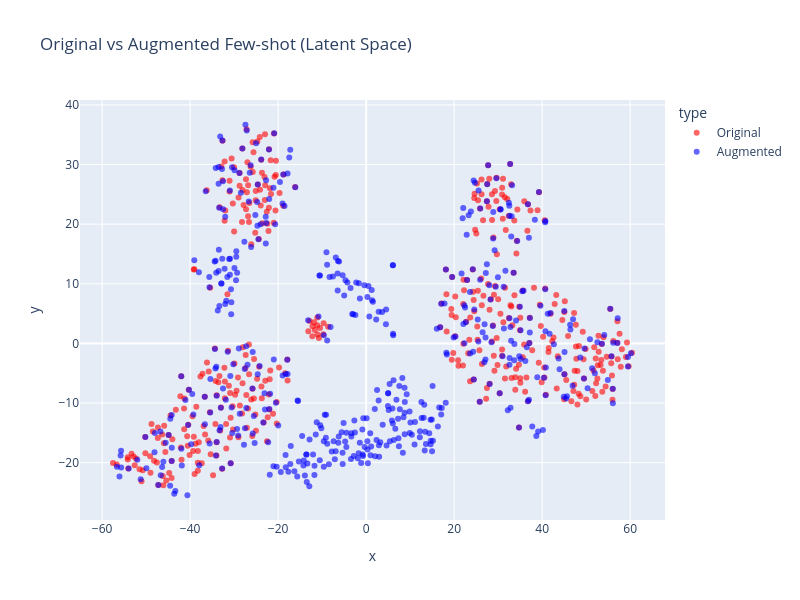

Notebook source saved alongside this figure:
### Code cell
# t-SNE with augmented samples
z_combined = torch.cat([z_few[:500], z_aug_both[:500]])
labels = ['Original']*min(500, len(z_few)) + ['Augmented']*min(500, len(z_aug_both))

tsne_aug = TSNE(n_components=2, random_state=SEED, perplexity=30)
z_combined_2d = tsne_aug.fit_transform(z_combined.numpy())

df_aug = pd.DataFrame({'x': z_combined_2d[:, 0], 'y': z_combined_2d[:, 1], 'type': labels})
fig = px.scatter(df_aug, x='x', y='y', color='type', color_discrete_map={'Original': 'red', 'Augmented': 'blue'},
                 title='Original vs Augmented Few-shot (Latent Space)')
fig.update_traces(marker=dict(size=6, opacity=0.6))
fig.update_layout(width=800, height=600)
fig.show()

### Figure 1 — Plotly figure (JSON) as saved in the notebook; plotly's stock layout.template omitted (floating-point values rounded to 4 significant figures; data arrays with more than 128 entries replaced by an {"elided": "..."} marker saying what was removed)
{"data": [{"hovertemplate": "type=Original<br>x=%{x}<br>y=%{y}<extra></extra>", "legendgroup": "Original", "marker": {"color": "red", "opacity": 0.6, "size": 6, "symbol": "circle"}, "mode": "markers", "name": "Original", "orientation": "v", "showlegend": true, "type": "scatter", "x": {"elided": "436 float values"}, "xaxis": "x", "y": {"elided": "436 float values"}, "yaxis": "y"}, {"hovertemplate": "type=Augmented<br>x=%{x}<br>y=%{y}<extra></extra>", "legendgroup": "Augmented", "marker": {"color": "blue", "opacity": 0.6, "size": 6, "symbol": "circle"}, "mode": "markers", "name": "Augmented", "orientation": "v", "showlegend": true, "type": "scatter", "x": {"elided": "500 float values"}, "xaxis": "x", "y": {"elided": "500 float values"}, "yaxis": "y"}], "layout": {"height": 600, "legend": {"title": {"text": "type"}, "tracegroupgap": 0}, "title": {"text": "Original vs Augmented Few-shot (Latent Space)"}, "width": 800, "xaxis": {"anchor": "y", "domain": [0, 1], "title": {"text": "x"}}, "yaxis": {"anchor": "x", "domain": [0, 1], "title": {"text": "y"}}}}
